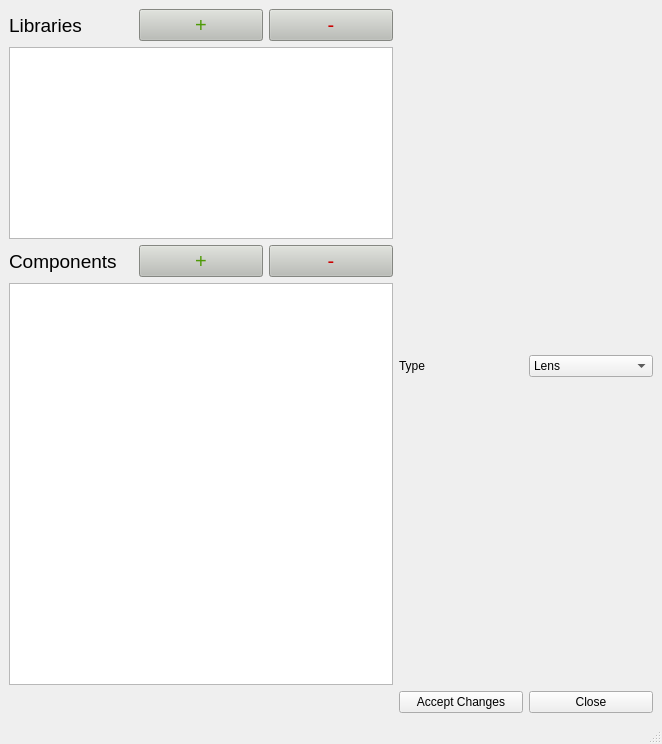
<?xml version="1.0" encoding="UTF-8"?>
<ui version="4.0">
 <class>MainWindow</class>
 <widget class="QMainWindow" name="MainWindow">
  <property name="enabled">
   <bool>true</bool>
  </property>
  <property name="geometry">
   <rect>
    <x>0</x>
    <y>0</y>
    <width>662</width>
    <height>744</height>
   </rect>
  </property>
  <property name="windowTitle">
   <string>Library Manager</string>
  </property>
  <widget class="QWidget" name="centralwidget">
   <layout class="QGridLayout" name="gridLayout_3">
    <item row="0" column="2">
     <widget class="QPushButton" name="button_delete_lib">
      <property name="font">
       <font>
        <pointsize>15</pointsize>
       </font>
      </property>
      <property name="styleSheet">
       <string notr="true">color: rgb(204, 0, 0);
background-color: rgb(186, 189, 182);</string>
      </property>
      <property name="text">
       <string>-</string>
      </property>
     </widget>
    </item>
    <item row="3" column="2">
     <widget class="QPushButton" name="button_delete_component">
      <property name="font">
       <font>
        <pointsize>15</pointsize>
       </font>
      </property>
      <property name="styleSheet">
       <string notr="true">color: rgb(204, 0, 0);
background-color: rgb(186, 189, 182);</string>
      </property>
      <property name="text">
       <string>-</string>
      </property>
     </widget>
    </item>
    <item row="3" column="0">
     <widget class="QLabel" name="label_8">
      <property name="font">
       <font>
        <pointsize>14</pointsize>
       </font>
      </property>
      <property name="text">
       <string>Components</string>
      </property>
     </widget>
    </item>
    <item row="0" column="0">
     <widget class="QLabel" name="label_7">
      <property name="font">
       <font>
        <pointsize>14</pointsize>
       </font>
      </property>
      <property name="text">
       <string>Libraries</string>
      </property>
     </widget>
    </item>
    <item row="5" column="4">
     <widget class="QPushButton" name="button_accept_changes">
      <property name="text">
       <string>Accept Changes</string>
      </property>
     </widget>
    </item>
    <item row="0" column="1">
     <widget class="QPushButton" name="button_add_lib">
      <property name="font">
       <font>
        <pointsize>15</pointsize>
       </font>
      </property>
      <property name="styleSheet">
       <string notr="true">color: rgb(78, 154, 6);
background-color: rgb(186, 189, 182);</string>
      </property>
      <property name="text">
       <string>+</string>
      </property>
     </widget>
    </item>
    <item row="5" column="5">
     <widget class="QPushButton" name="button_close">
      <property name="text">
       <string>Close</string>
      </property>
     </widget>
    </item>
    <item row="1" column="0" rowspan="2" colspan="3">
     <widget class="QListView" name="listView_libraries"/>
    </item>
    <item row="3" column="1">
     <widget class="QPushButton" name="button_add_component">
      <property name="font">
       <font>
        <pointsize>15</pointsize>
       </font>
      </property>
      <property name="styleSheet">
       <string notr="true">color: rgb(78, 154, 6);
background-color: rgb(186, 189, 182);</string>
      </property>
      <property name="text">
       <string>+</string>
      </property>
     </widget>
    </item>
    <item row="4" column="0" colspan="3">
     <widget class="QListView" name="listView_lib_components"/>
    </item>
    <item row="1" column="4" rowspan="4" colspan="2">
     <layout class="QGridLayout" name="gridLayout">
      <item row="0" column="0">
       <widget class="QLabel" name="label">
        <property name="text">
         <string>Type</string>
        </property>
       </widget>
      </item>
      <item row="0" column="1">
       <widget class="QComboBox" name="comboBox_type">
        <item>
         <property name="text">
          <string>Lens</string>
         </property>
        </item>
        <item>
         <property name="text">
          <string>Mirror</string>
         </property>
        </item>
        <item>
         <property name="text">
          <string>Thick Lens</string>
         </property>
        </item>
        <item>
         <property name="text">
          <string>ABCD</string>
         </property>
        </item>
       </widget>
      </item>
      <item row="1" column="0" colspan="2">
       <layout class="QGridLayout" name="propertyLayout"/>
      </item>
     </layout>
    </item>
   </layout>
  </widget>
  <widget class="QStatusBar" name="statusbar"/>
 </widget>
 <resources/>
 <connections/>
</ui>
